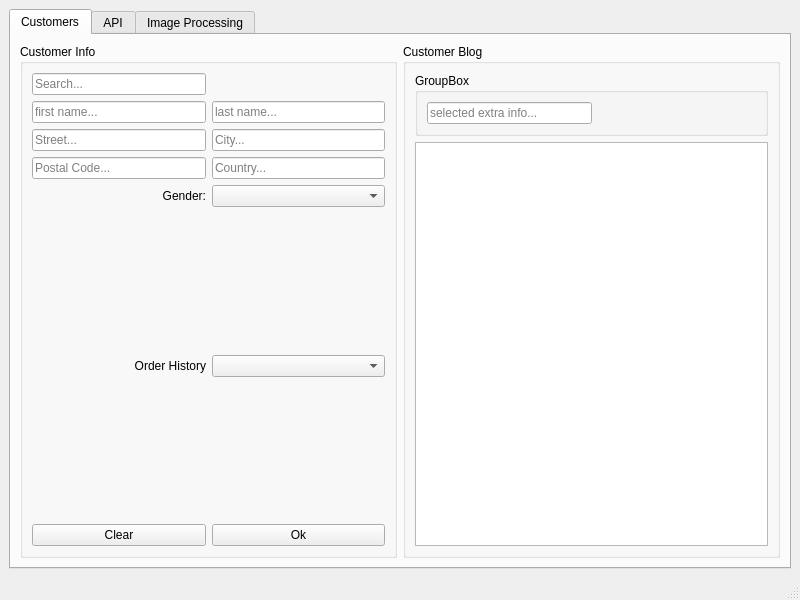
<?xml version="1.0" encoding="UTF-8"?>
<ui version="4.0">
 <class>MainWindow</class>
 <widget class="QMainWindow" name="MainWindow">
  <property name="geometry">
   <rect>
    <x>0</x>
    <y>0</y>
    <width>800</width>
    <height>600</height>
   </rect>
  </property>
  <property name="windowTitle">
   <string>Qt C++ Practicing</string>
  </property>
  <widget class="QWidget" name="centralwidget">
   <layout class="QVBoxLayout" name="verticalLayout">
    <item>
     <widget class="QTabWidget" name="tabWidget">
      <property name="currentIndex">
       <number>0</number>
      </property>
      <widget class="QWidget" name="customersTab">
       <attribute name="title">
        <string>Customers</string>
       </attribute>
       <layout class="QHBoxLayout" name="horizontalLayout_2">
        <item>
         <widget class="QGroupBox" name="groupBox">
          <property name="maximumSize">
           <size>
            <width>16777215</width>
            <height>16777215</height>
           </size>
          </property>
          <property name="title">
           <string>Customer Info</string>
          </property>
          <layout class="QGridLayout" name="gridLayout_2">
           <item row="4" column="1">
            <widget class="QLineEdit" name="inputCustCountry">
             <property name="placeholderText">
              <string>Country...</string>
             </property>
            </widget>
           </item>
           <item row="3" column="1">
            <widget class="QLineEdit" name="inputCustCity">
             <property name="readOnly">
              <bool>false</bool>
             </property>
             <property name="placeholderText">
              <string>City...</string>
             </property>
            </widget>
           </item>
           <item row="6" column="0">
            <spacer name="verticalSpacer_2">
             <property name="orientation">
              <enum>Qt::Vertical</enum>
             </property>
             <property name="sizeHint" stdset="0">
              <size>
               <width>20</width>
               <height>40</height>
              </size>
             </property>
            </spacer>
           </item>
           <item row="3" column="0">
            <widget class="QLineEdit" name="inputCustStreetAddr">
             <property name="readOnly">
              <bool>false</bool>
             </property>
             <property name="placeholderText">
              <string>Street...</string>
             </property>
            </widget>
           </item>
           <item row="2" column="0">
            <widget class="QLineEdit" name="inputCustFirstName">
             <property name="readOnly">
              <bool>false</bool>
             </property>
             <property name="placeholderText">
              <string>first name...</string>
             </property>
            </widget>
           </item>
           <item row="2" column="1">
            <widget class="QLineEdit" name="inputCustLastName">
             <property name="readOnly">
              <bool>false</bool>
             </property>
             <property name="placeholderText">
              <string>last name...</string>
             </property>
            </widget>
           </item>
           <item row="1" column="0">
            <widget class="QLineEdit" name="inputCustSearch">
             <property name="sizePolicy">
              <sizepolicy hsizetype="MinimumExpanding" vsizetype="Fixed">
               <horstretch>0</horstretch>
               <verstretch>0</verstretch>
              </sizepolicy>
             </property>
             <property name="minimumSize">
              <size>
               <width>100</width>
               <height>0</height>
              </size>
             </property>
             <property name="placeholderText">
              <string>Search...</string>
             </property>
            </widget>
           </item>
           <item row="5" column="1">
            <widget class="QComboBox" name="genderComboBox">
             <property name="placeholderText">
              <string>Select</string>
             </property>
            </widget>
           </item>
           <item row="7" column="1">
            <widget class="QComboBox" name="comboBoxOrderHistory">
             <property name="sizePolicy">
              <sizepolicy hsizetype="MinimumExpanding" vsizetype="Fixed">
               <horstretch>0</horstretch>
               <verstretch>0</verstretch>
              </sizepolicy>
             </property>
             <property name="minimumSize">
              <size>
               <width>100</width>
               <height>0</height>
              </size>
             </property>
             <property name="baseSize">
              <size>
               <width>0</width>
               <height>0</height>
              </size>
             </property>
             <property name="placeholderText">
              <string>None</string>
             </property>
            </widget>
           </item>
           <item row="4" column="0">
            <widget class="QLineEdit" name="inputCustPostCose">
             <property name="placeholderText">
              <string>Postal Code...</string>
             </property>
            </widget>
           </item>
           <item row="5" column="0">
            <widget class="QLabel" name="labelGender">
             <property name="text">
              <string>Gender:</string>
             </property>
             <property name="alignment">
              <set>Qt::AlignRight|Qt::AlignTrailing|Qt::AlignVCenter</set>
             </property>
            </widget>
           </item>
           <item row="7" column="0">
            <widget class="QLabel" name="labelOrderHistory">
             <property name="text">
              <string>Order History</string>
             </property>
             <property name="alignment">
              <set>Qt::AlignRight|Qt::AlignTrailing|Qt::AlignVCenter</set>
             </property>
            </widget>
           </item>
           <item row="8" column="0">
            <spacer name="verticalSpacer">
             <property name="orientation">
              <enum>Qt::Vertical</enum>
             </property>
             <property name="sizeHint" stdset="0">
              <size>
               <width>20</width>
               <height>40</height>
              </size>
             </property>
            </spacer>
           </item>
           <item row="9" column="0">
            <widget class="QPushButton" name="btnCustClear">
             <property name="text">
              <string>Clear</string>
             </property>
            </widget>
           </item>
           <item row="9" column="1">
            <widget class="QPushButton" name="btnCustOk">
             <property name="text">
              <string>Ok</string>
             </property>
            </widget>
           </item>
          </layout>
         </widget>
        </item>
        <item>
         <widget class="QGroupBox" name="groupBox_2">
          <property name="title">
           <string>Customer Blog</string>
          </property>
          <layout class="QVBoxLayout" name="verticalLayout_2">
           <item>
            <widget class="QGroupBox" name="groupBox_3">
             <property name="title">
              <string>GroupBox</string>
             </property>
             <layout class="QGridLayout" name="gridLayout">
              <item row="0" column="0">
               <widget class="QLineEdit" name="inputCustCryptoHist">
                <property name="readOnly">
                 <bool>true</bool>
                </property>
                <property name="placeholderText">
                 <string>selected extra info...</string>
                </property>
               </widget>
              </item>
              <item row="0" column="1">
               <spacer name="horizontalSpacer">
                <property name="orientation">
                 <enum>Qt::Horizontal</enum>
                </property>
                <property name="sizeHint" stdset="0">
                 <size>
                  <width>40</width>
                  <height>20</height>
                 </size>
                </property>
               </spacer>
              </item>
             </layout>
            </widget>
           </item>
           <item>
            <widget class="QTextEdit" name="texteditCustCryptoHist"/>
           </item>
          </layout>
         </widget>
        </item>
       </layout>
      </widget>
      <widget class="QWidget" name="apiTab">
       <attribute name="title">
        <string>API</string>
       </attribute>
       <layout class="QGridLayout" name="gridLayout_4">
        <item row="0" column="0">
         <spacer name="horizontalSpacer_2">
          <property name="orientation">
           <enum>Qt::Horizontal</enum>
          </property>
          <property name="sizeHint" stdset="0">
           <size>
            <width>40</width>
            <height>20</height>
           </size>
          </property>
         </spacer>
        </item>
        <item row="0" column="1">
         <widget class="QGroupBox" name="groupBox_4">
          <property name="title">
           <string>GroupBox</string>
          </property>
          <layout class="QGridLayout" name="gridLayout_3">
           <item row="3" column="0">
            <spacer name="verticalSpacer_3">
             <property name="orientation">
              <enum>Qt::Vertical</enum>
             </property>
             <property name="sizeHint" stdset="0">
              <size>
               <width>20</width>
               <height>40</height>
              </size>
             </property>
            </spacer>
           </item>
           <item row="2" column="0" colspan="2">
            <widget class="QTextEdit" name="texteditAPI"/>
           </item>
           <item row="0" column="1">
            <widget class="QLineEdit" name="inputCoinName">
             <property name="placeholderText">
              <string>type coin name...</string>
             </property>
            </widget>
           </item>
           <item row="0" column="0">
            <widget class="QLabel" name="labelCoinName">
             <property name="text">
              <string>Search for Crypto Price:  </string>
             </property>
            </widget>
           </item>
           <item row="1" column="0" colspan="2">
            <widget class="QPushButton" name="btnAPIOk">
             <property name="text">
              <string>Ok</string>
             </property>
            </widget>
           </item>
          </layout>
         </widget>
        </item>
        <item row="0" column="2">
         <spacer name="horizontalSpacer_3">
          <property name="orientation">
           <enum>Qt::Horizontal</enum>
          </property>
          <property name="sizeHint" stdset="0">
           <size>
            <width>40</width>
            <height>20</height>
           </size>
          </property>
         </spacer>
        </item>
       </layout>
      </widget>
      <widget class="QWidget" name="imProcTab">
       <attribute name="title">
        <string>Image Processing</string>
       </attribute>
      </widget>
     </widget>
    </item>
   </layout>
  </widget>
  <widget class="QMenuBar" name="menubar">
   <property name="geometry">
    <rect>
     <x>0</x>
     <y>0</y>
     <width>800</width>
     <height>37</height>
    </rect>
   </property>
  </widget>
  <widget class="QStatusBar" name="statusbar"/>
 </widget>
 <resources/>
 <connections/>
</ui>
